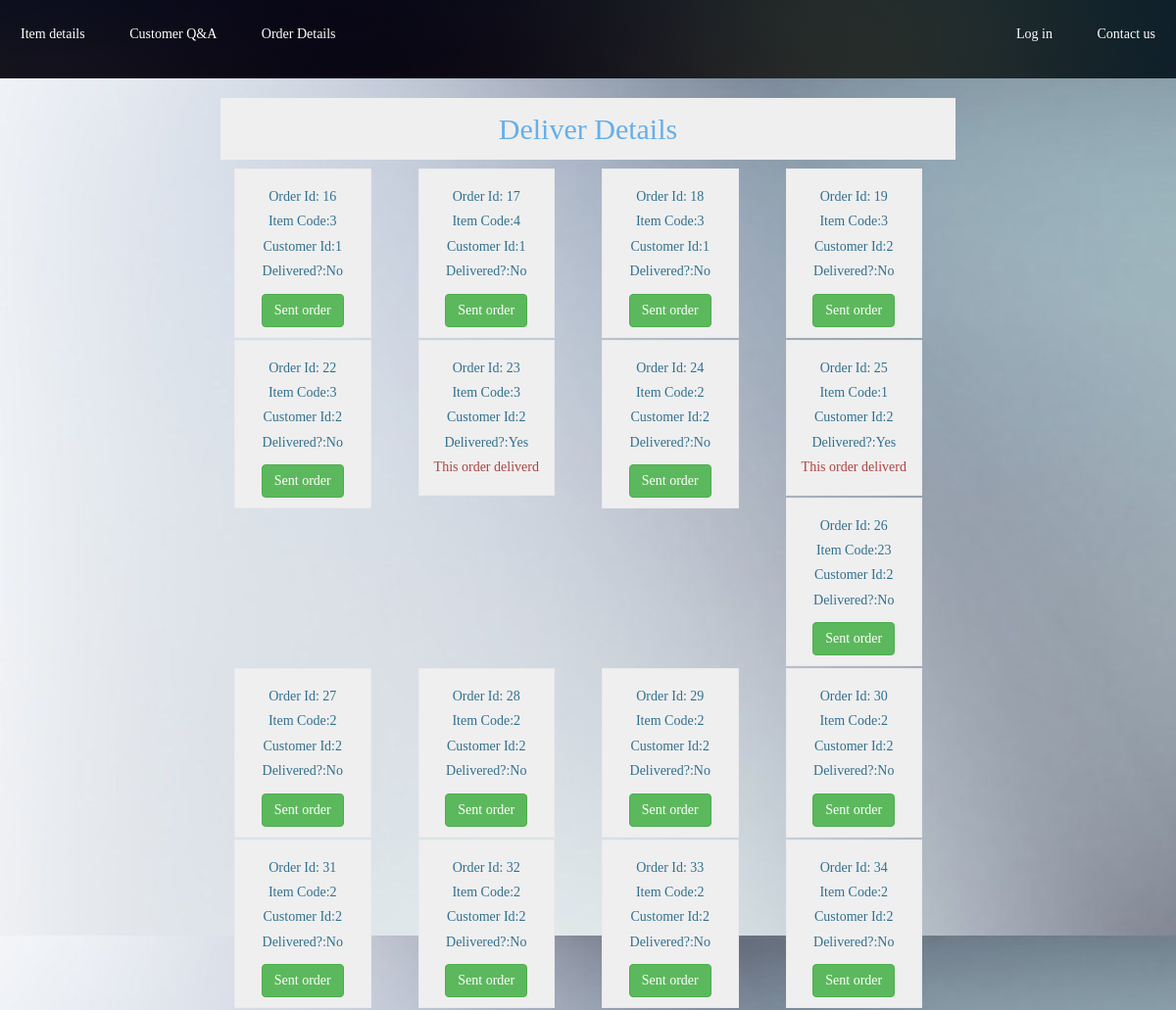
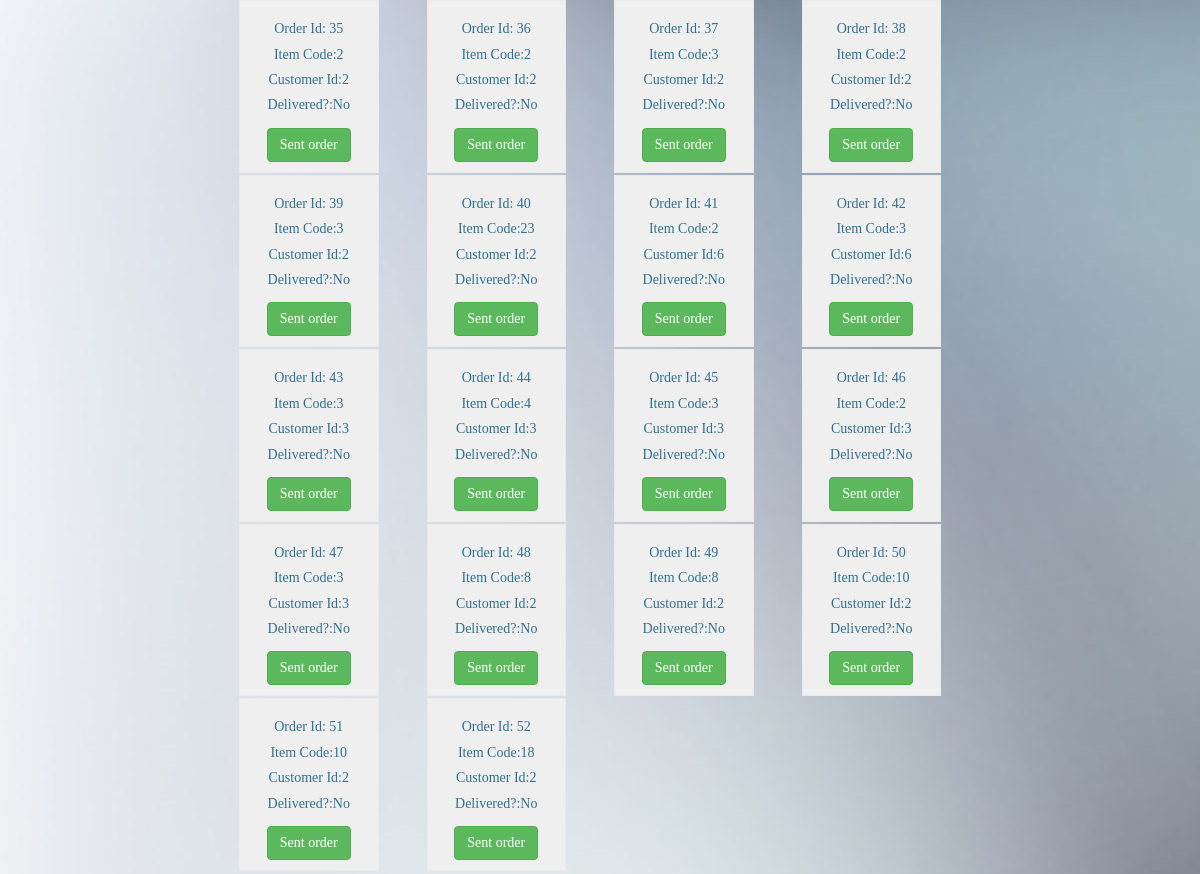
Page /addmin.php on the committed database (2 pictures, top to bottom).
### tables this page shows
CREATE TABLE `deliver` (
  `del_id` int(11) NOT NULL,
  `cus_id` int(11) NOT NULL,
  `Item_code` int(11) NOT NULL,
  `del_que` int(11) NOT NULL,
  `del_size` varchar(10) NOT NULL,
  `del_YN` varchar(10) NOT NULL,
  `del_adr` varchar(250) NOT NULL
);

### addmin.php (the view, shortened to what this page needs)
<?php
include 'database/dbget.php';
?>
<!doctype html>
<html>
<head>
    <link href="https://maxcdn.bootstrapcdn.com/bootstrap/3.3.7/css/bootstrap.min.css" rel="stylesheet">
</head>
<body style="background: url('images/addmin.jpg') fixed;">
    <?php require_once ('addminheader.php');
    ?>
    <div class="container" style="width: 65%">
        <h2>Deliver Details</h2>
        <?php
             $sql = "SELECT * FROM deliver" ;
            $result = mysqli_query($conn, $sql );
                  $num_row   = mysqli_num_rows($result) ;
             if($num_row   > 0){
                while ($row = mysqli_fetch_array($result)) {
                    ?>
                    <div class="col-md-3">
                        <form method="post" action="addmin.php?action=deliver&id=<?php echo $row["del_id"]; ?>">
                            <div class="product">
                                <h5 class="text-info"> Order Id:  <?php echo $row["del_id"]; ?></h5>
                                <h5 class="text-info"> Item Code:<?php echo $row["Item_code"]; ?></h5>
                                <h5 class="text-info"> Customer Id:<?php echo $row["cus_id"]; ?></h5>
                                 <h5 class="text-info"> Delivered?:<?php echo $row["del_YN"]; ?></h5>
                                <?php if($row["del_YN"]=="No"): ?>
                                <input type="submit" name="deliver" style="margin-top: 5px;" class="btn btn-success"
                                       value="Sent order">
                                <?php else: ?>
                                <h5 class="text-danger"> This order deliverd</h5>
                                <?php endif; ?>
                            </div>
                        </form>
                    </div>
                    <?php
                }
            }
        ?>
    </div>
</body>
</html>

### header.css (style rules this page uses)
* { margin: 0; padding: 0; font-family: Century Gothic; }

### addmin.php (style rules this page uses)
* { font-family: 'Titillium Web', sans-serif; }
.product { border: 1px solid #eaeaec; margin: -1px 19px 3px -1px; padding: 10px; text-align: center; background-color: #efefef; }
h2 { text-align: center; color: #66afe9; background-color: #efefef; padding: 2%; }

### rows in the picture
deliver: del_id "16", Item_code "3", cus "1", del_YN "No"
deliver: del_id "17", Item_code "4", cus "1", del_YN "No"
deliver: del_id "18", Item_code "3", cus "1", del_YN "No"
deliver: del_id "19", Item_code "3", cus "2", del_YN "No"
deliver: del_id "22", Item_code "3", cus "2", del_YN "No"
deliver: del_id "23", Item_code "3", cus "2", del_YN "Yes", shows "This order deliverd"
deliver: del_id "24", Item_code "2", cus "2", del_YN "No"
deliver: del_id "25", Item_code "1", cus "2", del_YN "Yes", shows "This order deliverd"
deliver: del_id "26", Item_code "23", cus "2", del_YN "No"
deliver: del_id "27", Item_code "2", cus "2", del_YN "No"
deliver: del_id "28", Item_code "2", cus "2", del_YN "No"
deliver: del_id "29", Item_code "2", cus "2", del_YN "No"
deliver: del_id "30", Item_code "2", cus "2", del_YN "No"
deliver: del_id "31", Item_code "2", cus "2", del_YN "No"
deliver: del_id "32", Item_code "2", cus "2", del_YN "No"
deliver: del_id "33", Item_code "2", cus "2", del_YN "No"
deliver: del_id "34", Item_code "2", cus "2", del_YN "No"
deliver: del_id "35", Item_code "2", cus "2", del_YN "No"
deliver: del_id "36", Item_code "2", cus "2", del_YN "No"
deliver: del_id "37", Item_code "3", cus "2", del_YN "No"
deliver: del_id "38", Item_code "2", cus "2", del_YN "No"
deliver: del_id "39", Item_code "3", cus "2", del_YN "No"
deliver: del_id "40", Item_code "23", cus "2", del_YN "No"
deliver: del_id "41", Item_code "2", cus "6", del_YN "No"
deliver: del_id "42", Item_code "3", cus "6", del_YN "No"
deliver: del_id "43", Item_code "3", cus "3", del_YN "No"
deliver: del_id "44", Item_code "4", cus "3", del_YN "No"
deliver: del_id "45", Item_code "3", cus "3", del_YN "No"
deliver: del_id "46", Item_code "2", cus "3", del_YN "No"
deliver: del_id "47", Item_code "3", cus "3", del_YN "No"
deliver: del_id "48", Item_code "8", cus "2", del_YN "No"
deliver: del_id "49", Item_code "8", cus "2", del_YN "No"
deliver: del_id "50", Item_code "10", cus "2", del_YN "No"
deliver: del_id "51", Item_code "10", cus "2", del_YN "No"
deliver: del_id "52", Item_code "18", cus "2", del_YN "No"
